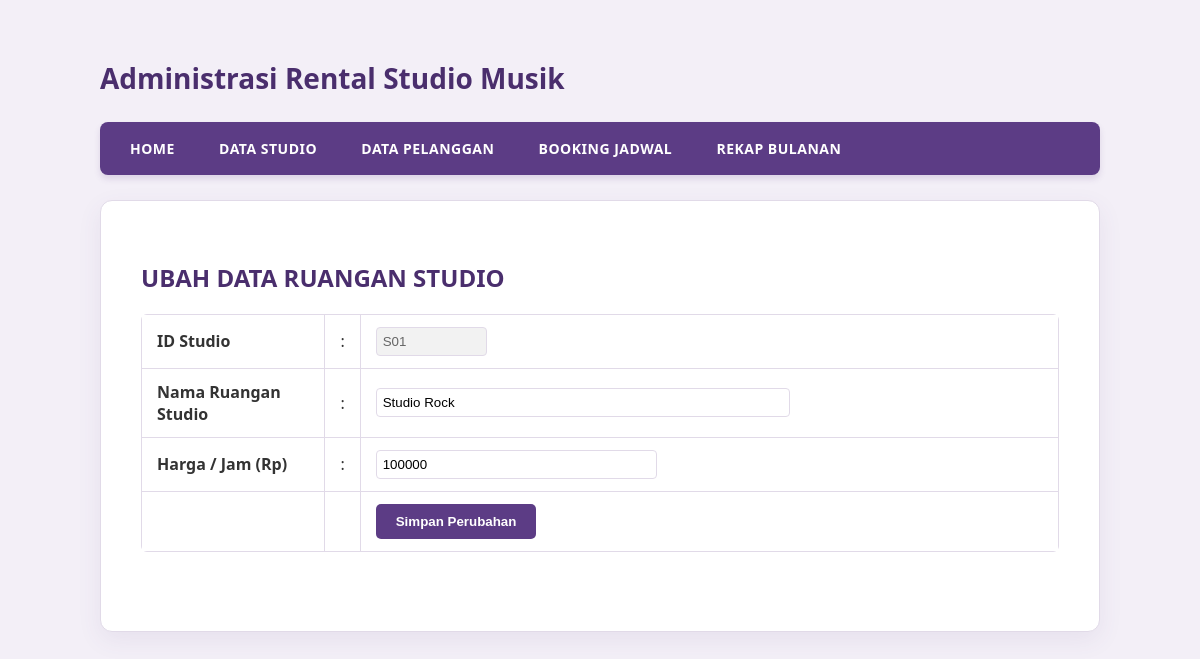
The app's page /?open=edit_studio&id_studio=S01 with its own data.
### tables this page shows
CREATE TABLE `ruangan` (
  `id_studio` varchar(5) NOT NULL,
  `nama_studio` varchar(50) NOT NULL,
  `harga` int(11) NOT NULL
);

### edit_studio.php (the view, shortened to what this page needs)
<?php
include_once "src/koneksi.php";
if(isset($_GET['id_studio'])){
    $id_studio = $_GET['id_studio'];
    $sql       = mysqli_query($koneksi, "SELECT * FROM ruangan WHERE id_studio = '$id_studio'");
    $data      = mysqli_fetch_array($sql);
}
?>
<h2 style="color: #4a2e6d; margin-bottom: 20px;"><b>UBAH DATA RUANGAN STUDIO</b></h2>
<form action="index.php?open=edit_studio&id_studio=<?php echo isset($data['id_studio']) ? $data['id_studio'] : ''; ?>" method="post">
<table width="100%" cellpadding="8" cellspacing="0" style="border: none;">
    <tr>
        <td width="20%"><b>ID Studio</b></td>
        <td width="2%">:</td>
        <td><input name="id_studio" type="text" size="10" value="<?php echo isset($data['id_studio']) ? $data['id_studio'] : ''; ?>" readonly="true" style="padding: 6px; border: 1px solid #e1dae8; border-radius: 4px; background-color: #f2f2f2; color: #666;" /></td>
    </tr>
    <tr>
        <td><b>Nama Ruangan Studio</b></td>
        <td>:</td>
        <td><input name="nama_studio" type="text" size="50" maxlength="50" value="<?php echo isset($data['nama_studio']) ? $data['nama_studio'] : ''; ?>" style="padding: 6px; border: 1px solid #e1dae8; border-radius: 4px; width: 60%;" /></td>
    </tr>
    <tr>
        <td><b>Harga / Jam (Rp)</b></td>
        <td>:</td>
        <td><input name="harga" type="number" min="0" value="<?php echo isset($data['harga']) ? $data['harga'] : ''; ?>" style="padding: 6px; border: 1px solid #e1dae8; border-radius: 4px; width: 40%;" /></td>
    </tr>
    <tr>
        <td>&nbsp;</td>
        <td>&nbsp;</td>
        <td>
            <input name="btnSimpan" type="submit" value="Simpan Perubahan" style="background-color: #5c3c85; color: white; border: none; padding: 10px 20px; border-radius: 5px; font-weight: bold; cursor: pointer; transition: 0.3s;" onmouseover="this.style.backgroundColor='#4a2e6d'" onmouseout="this.style.backgroundColor='#5c3c85'" />
        </td>
    </tr>
</table>
</form>

### index.php (style rules this page uses)
body { font-family: 'Segoe UI', Arial, sans-serif; margin: 0; padding: 40px 20px; background-color: #f3eff7; color: #333; }
table { border-collapse: collapse; width: 100%; margin-top: 20px; background: white; border-radius: 6px; overflow: hidden; }
th, td { border: 1px solid #e1dae8; padding: 12px 15px; text-align: left; }

### records on screen
ruangan: id_studio "S01", nama_studio "Studio Rock", harga "100000"
